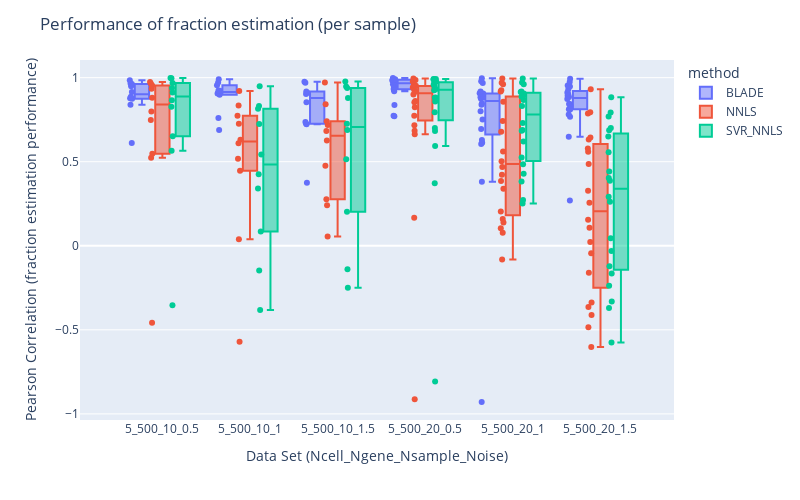

Here is the notebook cell this chart was saved with:
### Markdown cell above
Performance of fraction estimation can be also measured per sample.

### Code cell
fig = px.box(outcome_PerSample, y='Cor_Fraction', color='method', x='dataset', points="all",
            labels=dict(Cor_Fraction = "Pearson Correlation (fraction estimation performance)",
                        dataset = "Data Set (Ncell_Ngene_Nsample_Noise)"
                       )
            )
fig.update_layout(height=500, width=800,
                  title_text="Performance of fraction estimation (per sample)")
fig.show()
